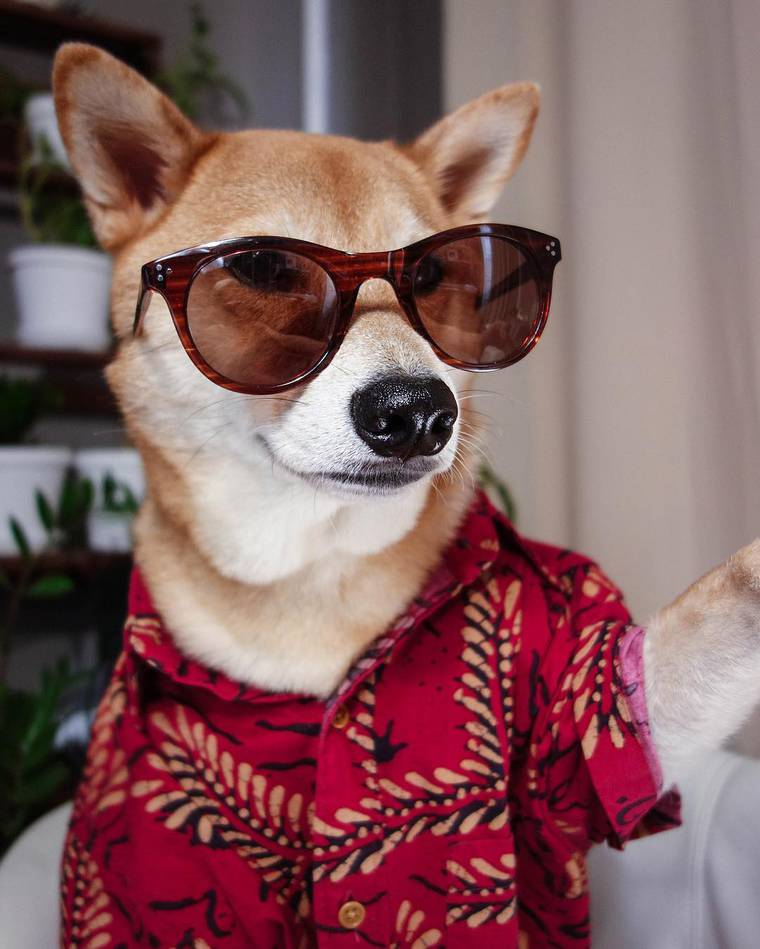
#> input picture dimages/test_dog.jpg, 760 x 949 px
$ python main_contrast.py
#> lines starting #> are read from the running program, lines starting #| are printed output that depends on the picture
### lab1/lib_trim.py
def build_change_matrix(new_left, new_right, left, right):
    # (i - a) * ((d - c) / (b - a)) + c
    new_range = new_right - new_left
    old_range = right - left
    range_multiplier = new_range / old_range
    result_matrix = []
    for i in range(new_range):
        new_color = int((i - left) * range_multiplier + new_left)
        result_matrix.append(max(min(new_color, 255), 0))
    return result_matrix


def trim_part(part, hist, left_pix=0, right_pix=255):
    res_hist = hist.copy()

    left_cut_n = sum(res_hist) * part // 2
    right_cut_n = left_cut_n

    print(f"{left_cut_n} - value to cut off from {sum(res_hist)}")

    while left_cut_n > 0:
        if hist[left_pix] < left_cut_n:
            left_cut_n -= res_hist[left_pix]
            res_hist[left_pix] = 0
            left_pix += 1
        else:
            res_hist[left_pix] -= left_cut_n
            left_cut_n = 0
    while right_cut_n > 0:
        if res_hist[right_pix] < right_cut_n:
            right_cut_n -= res_hist[right_pix]
            res_hist[right_pix] = 0
            right_pix -= 1
        else:
            res_hist[right_pix] -= right_cut_n
            right_cut_n = 0
    print("new borders: " + str(left_pix) + " - " + str(right_pix))
    return left_pix, right_pix, res_hist

### lab1/lib_equal.py
def build_cumulative(hist):
    result_array = [0] * len(hist)
    result_array[0] = hist[0]
    for i in range(1, len(hist)):
        result_array[i] = result_array[i - 1] + hist[i]
    return [number / sum(hist) for number in result_array]


def normalize(array):
    lbound = min(array)
    rbound = max(array)
    width = rbound - lbound
    scale = 255 / width
    normalized_array = [(x - lbound) * scale for x in array]
    return normalized_array


def build_equalize_matrix(norm_cumulative):
    result_matrix = [n_el * len(norm_cumulative) for n_el in norm_cumulative]
    return normalize(result_matrix)

### lib/plot_part.py
import matplotlib.pyplot as plt
import itertools


def save_and_show(fig, save_path, show):
    if type(save_path) == str:
        print(f'saving to {save_path}')
        plt.savefig(save_path, dpi=300)
    if show:
        fig.show()


def draw_image(ax, img_arr, title):
    ax.imshow(img_arr, cmap='gray')
    ax.set_title(title)


# [6 lines left out: function show_image, not called in this run]


def draw_hist(ax, hist, title, x_lim=None, y_lim=None):
    ax.plot(hist)
    ax.set_title(title)
    if x_lim is not None:
        ax.set_xlim([None, x_lim])
    if y_lim is not None:
        ax.set_ylim(None, y_lim)


def draw_images_and_hists(imgs, hists, titles, show=True, save_path=None):
    assert len(imgs) == len(hists)
    fig, axes = plt.subplots(len(hists), 2, figsize=(15, 15))
    fig.tight_layout()

    hist_y_lim = max(itertools.chain.from_iterable(hists))
    for i, (img, hist, title) in enumerate(zip(imgs, hists, titles)):
        draw_image(ax=axes[i, 0], img_arr=img, title=f"{title} image")
        draw_hist(ax=axes[i, 1], hist=hist, y_lim=hist_y_lim, title=f"{title} histogram")

    save_and_show(fig=fig, save_path=save_path, show=show)


# [37 lines left out: functions draw_images, draw_losses, draw_image_and_loss, not called in this run]

### lab1/main_contrast.py
import cv2

import lib_trim
import lib_equal
import numpy as np
from lib.plot_part import draw_images_and_hists


def build_histogram(img_arr, width):
    result_hist = [0] * width
    for i in img_arr:
        for j in i:
            result_hist[j] += 1
    return result_hist


def main(img_path, save_path, trim_part):
    # src data loading
    src_image = cv2.cvtColor(cv2.imread(img_path), cv2.COLOR_BGR2GRAY)
    src_hist = build_histogram(img_arr=src_image, width=256)

    #########################################################################
    # ------------------------- TRIM PART -----------------------------------
    #########################################################################
    left, right, trim_hist = lib_trim.trim_part(trim_part, src_hist)

    # transform
    transform_trim_matrix = lib_trim.build_change_matrix(
        new_left=0,
        new_right=256,
        left=left,
        right=right
    )
    res_trim_image = np.array(
        [transform_trim_matrix[pix] for pix in src_image.flatten()],
        dtype='uint8'
    ).reshape(src_image.shape)

    # final hist building
    final_trim_hist = build_histogram(img_arr=res_trim_image, width=256)

    ###########################################################################
    # -------------------------- EQUAL PART -----------------------------------
    ###########################################################################
    base_eq_cumul_hist = lib_equal.build_cumulative(src_hist)

    # transform
    transform_eq_matrix = lib_equal.build_equalize_matrix(base_eq_cumul_hist)

    res_eq_image = np.array(
        [transform_eq_matrix[pix] for pix in src_image.flatten()],
        dtype='uint8'
    ).reshape(src_image.shape)

    # final hist building
    final_eq_hist = build_histogram(img_arr=res_eq_image, width=256)

    ###########################################################################
    # -------------------------- DRAW RESULTS ---------------------------------
    ###########################################################################
    draw_images_and_hists(
        imgs=[src_image, res_trim_image, res_eq_image],
        hists=[src_hist, final_trim_hist, final_eq_hist],
        titles=['src trim', 'final trim', 'final eq'],
        save_path=save_path
    )


if __name__ == '__main__':
    main(img_path="../dimages/test_dog.jpg", save_path='contrast_test_dog.png', trim_part=0.10)
#> in main, `src_image = cv2.cvtColor(cv2.imread(img_path), cv2.COLOR_BGR2GRAY)`:
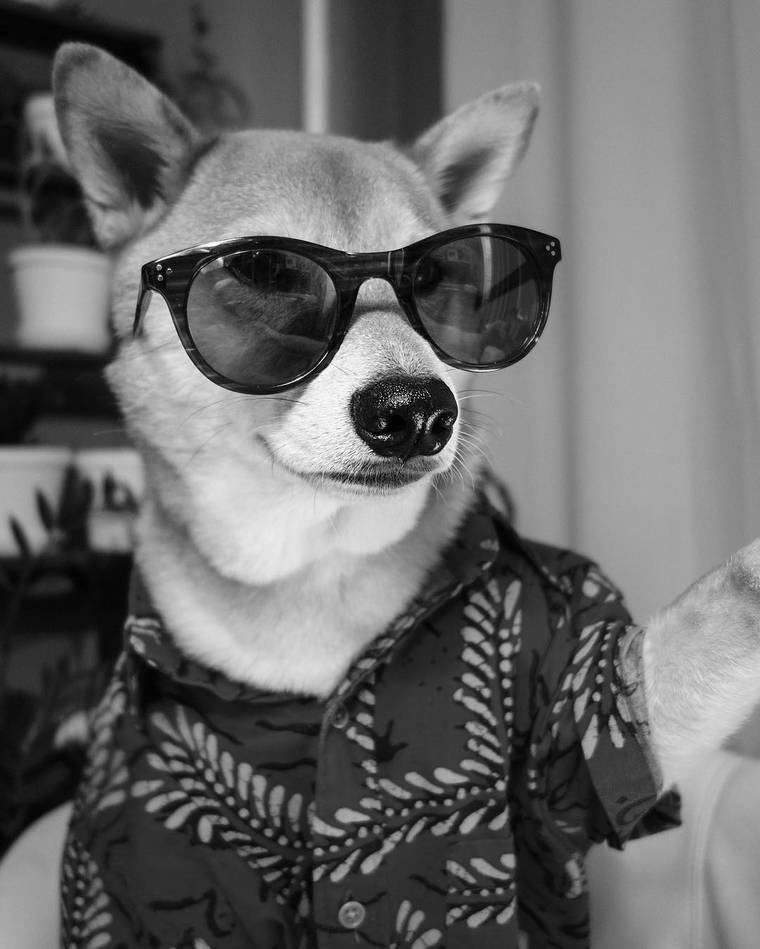
#> src_image: shape (949, 760); min 0, max 255, mean 105.4
#> after the loop in build_histogram, `for i in img_arr:`: result_hist = 256 values, max 7697 at index 167, min 25 at index 255, mean 2817.3
#> in main, `src_hist = build_histogram(img_arr=src_image, width=256)`: src_hist has the same summary as result_hist in build_histogram
#> in trim_part, `res_hist = hist.copy()`: res_hist has the same summary as result_hist in build_histogram
#> in trim_part, `left_cut_n = sum(res_hist) * part // 2`: left_cut_n = 36062
#| 36062.0 - value to cut off from 721240
#> the loop in trim_part, `while left_cut_n > 0:` made 18 passes
#> left_cut_n on passes 1 to 12: 36006, 35869, 35705, 35432, 34820, 34058, 32235, 30144, 27982, 25489, 23159, 20138
#> after the loop in trim_part, `while left_cut_n > 0:`: left_pix = 17; res_hist = 256 values, max 7697 at index 167, min 0 at index 0, mean 2676.5
#> the loop in trim_part, `while right_cut_n > 0:` made 56 passes
#> (right_cut_n, right_pix) on passes 1 to 12: (36037, 254), (35997, 253), (35965, 252), (35935, 251), (35907, 250), (35879, 249), (35826, 248), (35771, 247), (35717, 246), (35634, 245), (35521, 244), (35379, 243)
#> right_cut_n on pass 56: 0
#> after the loop in trim_part, `while right_cut_n > 0:`: res_hist = 256 values, max 7697 at index 167, min 0 at index 0, mean 2535.6; right_pix = 200
#| new borders: 17 - 200
#> in main, `left, right, trim_hist = lib_trim.trim_part(trim_part, src_hist)`: left = 17; right = 200; trim_hist has the same summary as res_hist in trim_part
#> in build_change_matrix, `old_range = right - left`: old_range = 183
#> in build_change_matrix, `range_multiplier = new_range / old_range`: range_multiplier = 1.4
#> the loop in build_change_matrix, `for i in range(new_range):` made 256 passes
#> new_color on passes 1 to 3: -23, -22, -20
#> after the loop in build_change_matrix, `for i in range(new_range):`: result_matrix = 256 values from 0 to 255
#> in main, `final_trim_hist = build_histogram(img_arr=res_trim_image, width=256)`: final_trim_hist = 256 values, max 38139 at index 0, min 0 at index 3, mean 2817.3
#> in build_cumulative, `result_array = [0] * len(hist)`: result_array = 256 values from 0 to 0
#> after the loop in build_cumulative, `for i in range(1, len(hist)):`: result_array = 256 values from 56 to 721240
#> in main, `base_eq_cumul_hist = lib_equal.build_cumulative(src_hist)`: base_eq_cumul_hist = 256 values from 7.76e-05 to 1
#> in build_equalize_matrix, `result_matrix = [n_el * len(norm_cumulative) for n_el in norm_cumulati..`: result_matrix = 256 values from 0.0199 to 256
#> in normalize, `lbound = min(array)`: lbound = 0.0199
#> in normalize, `rbound = max(array)`: rbound = 256
#> in normalize, `scale = 255 / width`: scale = 0.996
#> in normalize, `normalized_array = [(x - lbound) * scale for x in array]`: normalized_array = 256 values from 0 to 255
#> in main, `res_eq_image = np.array( [transform_eq_matrix[pix] for pix in src_imag..`:
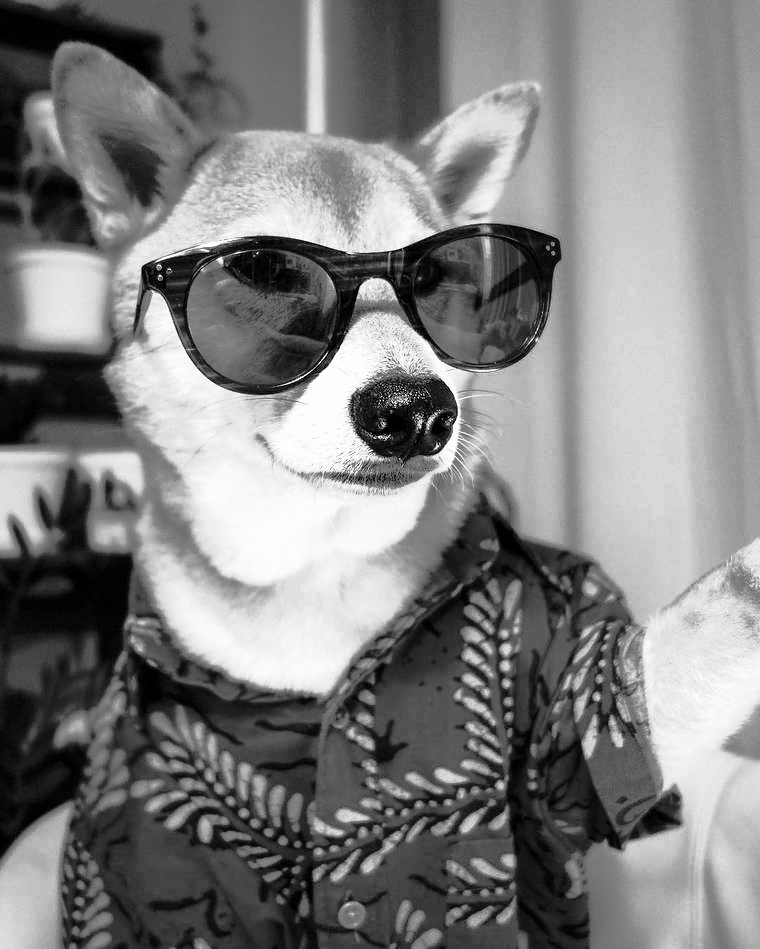
#> res_eq_image: shape (949, 760); min 0, max 255, mean 127.7
#> in main, `final_eq_hist = build_histogram(img_arr=res_eq_image, width=256)`: final_eq_hist = 256 values, max 7697 at index 217, min 0 at index 7, mean 2817.3
#> the loop in draw_images_and_hists, `for i, (img, hist, title) in enumerate(zip(imgs, hists, titles)):` made 3 passes
#> title on passes 1 to 3: 'src trim', 'final trim', 'final eq'
    main(img_path="../dimages/new_york.webp", save_path='contrast_new_york.png', trim_part=0.10)
#> call 2 of main, with img_path = '../dimages/new_york.webp', save_path = 'contrast_new_york.png', trim_part = 0.1
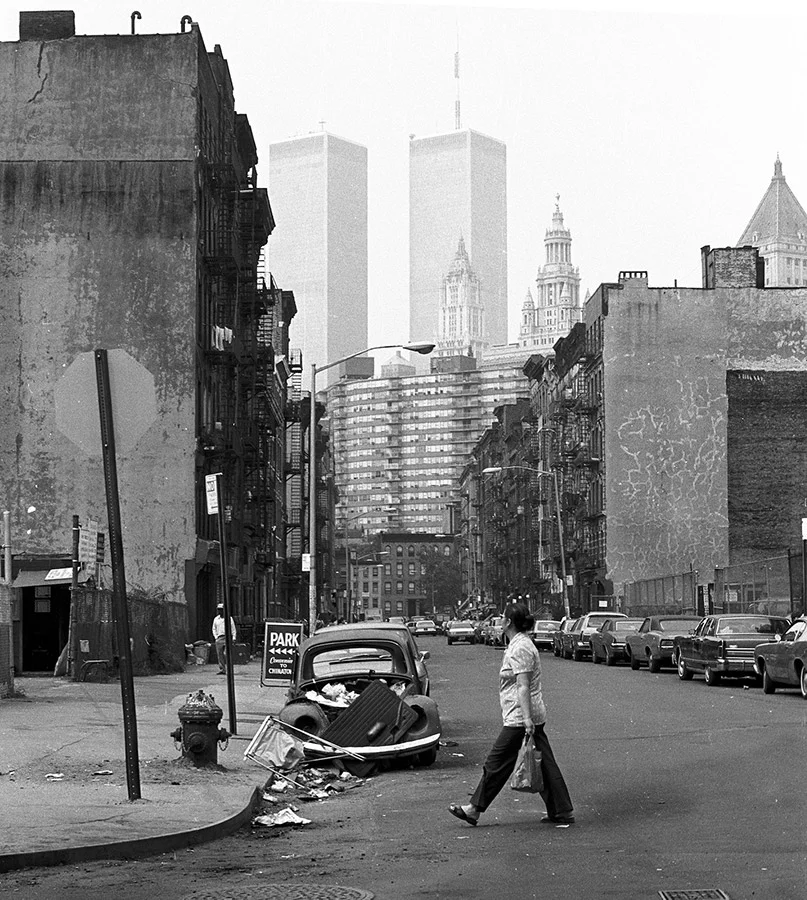
#> input picture dimages/new_york.webp, 807 x 900 px
#> in main (call 2), `src_hist = build_histogram(img_arr=src_image, width=256)`: src_hist = 256 values, max 31101 at index 250, min 0 at index 4, mean 2837.1
#| 36315.0 - value to cut off from 726300
#> the loop in trim_part (call 2), `while left_cut_n > 0:` made 28 passes
#> left_cut_n on passes 1 to 12: 34291, 31975, 29724, 28249, 28249, 27203, 26283, 25406, 24505, 23639, 22725, 22725
#> the loop in trim_part (call 2), `while right_cut_n > 0:` made 5 passes
#> (right_cut_n, right_pix) on passes 1 to 4: (30187, 254), (26366, 253), (7408, 252), (7408, 251)
#| new borders: 27 - 251
#> in main (call 2), `left, right, trim_hist = lib_trim.trim_part(trim_part, src_hist)`: left = 27; right = 251; trim_hist = 256 values, max 31101 at index 250, min 0 at index 0, mean 2553.4
#> the loop in build_change_matrix (call 2), `for i in range(new_range):` made 256 passes
#> new_color on passes 1 to 3: -30, -29, -28
#> in main (call 2), `final_trim_hist = build_histogram(img_arr=res_trim_image, width=256)`: final_trim_hist = 256 values, max 52642 at index 255, min 0 at index 5, mean 2837.1
#> in main (call 2), `base_eq_cumul_hist = lib_equal.build_cumulative(src_hist)`: base_eq_cumul_hist = 256 values from 0.00279 to 1
#> in main (call 2), `final_eq_hist = build_histogram(img_arr=res_eq_image, width=256)`: final_eq_hist = 256 values, max 31101 at index 236, min 0 at index 17, mean 2837.1
#> the loop in draw_images_and_hists (call 2), `for i, (img, hist, title) in enumerate(zip(imgs, hists, titles)):` made 3 passes
    main(img_path="../dimages/bad_brightness.jpeg", save_path='contrast_bad_brightness.png', trim_part=0.10)
#> call 3 of main, with img_path = '../dimages/bad_brightness.jpeg', save_path = 'contrast_bad_brightness.png', trim_part = 0.1
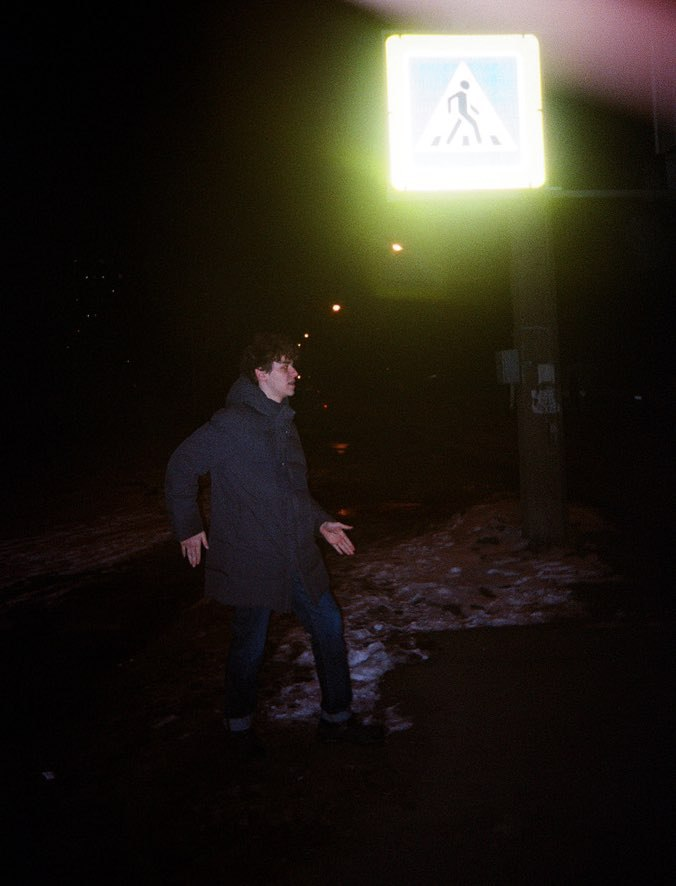
#> input picture dimages/bad_brightness.jpeg, 676 x 886 px
#> in main (call 3), `src_hist = build_histogram(img_arr=src_image, width=256)`: src_hist = 256 values, max 45930 at index 3, min 102 at index 223, mean 2339.6
#| 29946.0 - value to cut off from 598936
#| new borders: 2 - 194
#> in main (call 3), `left, right, trim_hist = lib_trim.trim_part(trim_part, src_hist)`: left = 2; right = 194; trim_hist = 256 values, max 45930 at index 3, min 0 at index 0, mean 2105.6
#> in main (call 3), `final_trim_hist = build_histogram(img_arr=res_trim_image, width=256)`: final_trim_hist = 256 values, max 58878 at index 0, min 0 at index 3, mean 2339.6
#> in main (call 3), `base_eq_cumul_hist = lib_equal.build_cumulative(src_hist)`: base_eq_cumul_hist = 256 values from 0.00226 to 1
#> in main (call 3), `res_eq_image = np.array( [transform_eq_matrix[pix] for pix in src_imag..`:
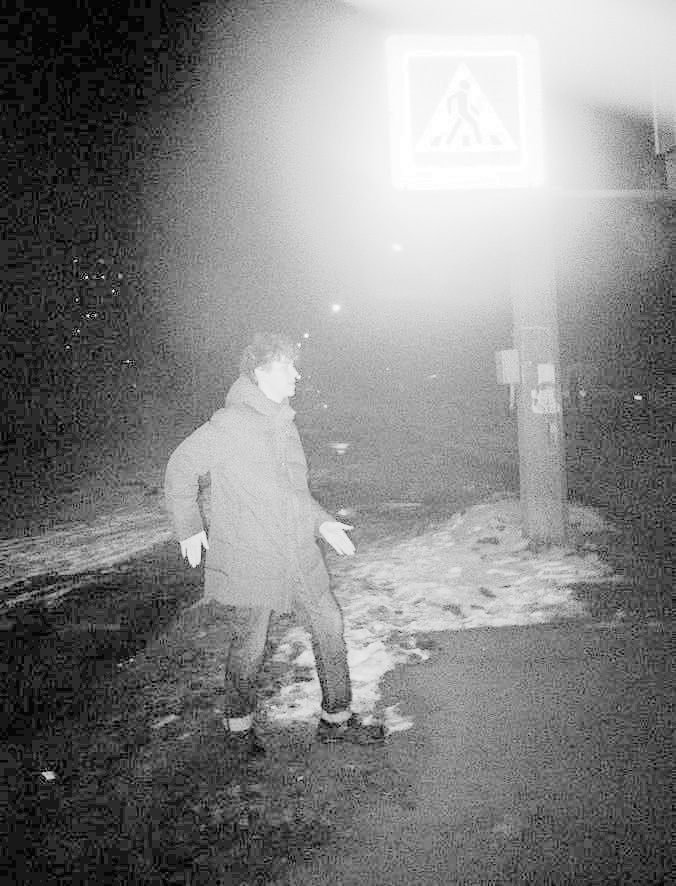
#> res_eq_image: shape (886, 676); min 0, max 255, mean 130.8
#> in main (call 3), `final_eq_hist = build_histogram(img_arr=res_eq_image, width=256)`: final_eq_hist = 256 values, max 45930 at index 44, min 0 at index 1, mean 2339.6
#> call 3 of save_and_show, with save_path = 'contrast_bad_brightness.png', show = True
#> in save_and_show (call 3), `plt.savefig(save_path, dpi=300)`:
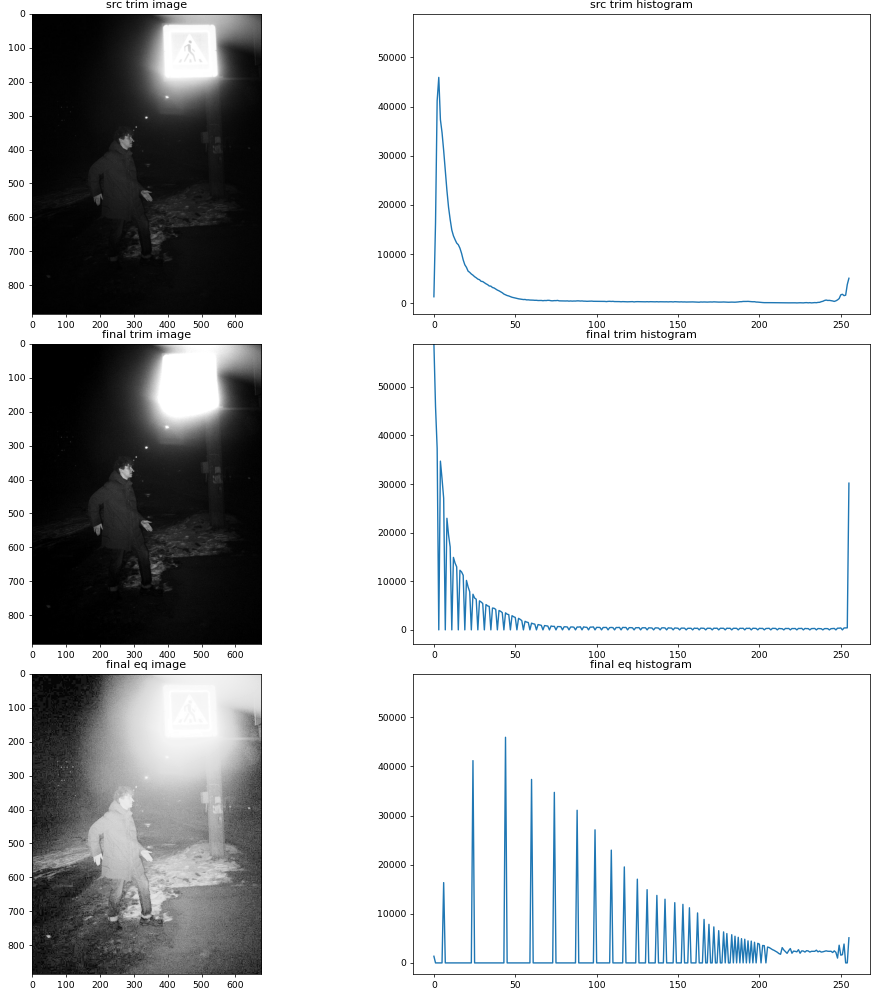
#> figure drawn by matplotlib, 6 panels; panel 2: curve peaks at x = 3, y = 45930; panel 4: curve peaks at x = 0, y = 58878; panel 6: curve peaks at x = 44, y = 45930
